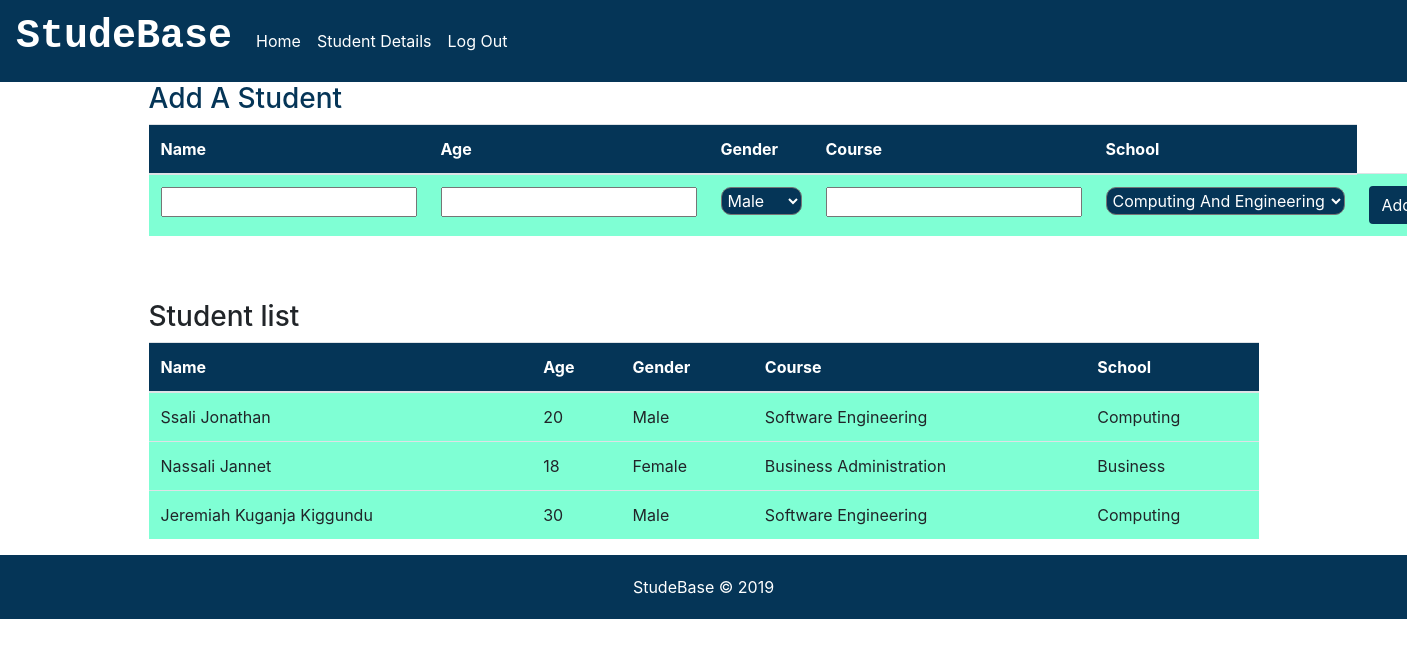
Screenshot of /users (signed in) with the database file from the repository.
### studeBase/models.py (models this page shows, shortened)
class Student(db.Model):
    id=db.Column(db.Integer,primary_key=True)
    name=db.Column(db.String(255),unique=True,nullable=False)
    age=db.Column(db.Integer(),nullable=False)
    gender=db.Column(db.Integer(),nullable=False)
    course=db.Column(db.String(255),nullable=False)
    school=db.Column(db.String(255),nullable=False)

### studeBase/routes.py (the view)
@app.route('/users')
@login_required
def UserDetails():
    students=Student.query.all()
    return render_template('users.html',title='Users',students=students)

### studeBase/models.py (called while the page is built)
@login_manager.user_loader
def load_user(id):
    return User.query.get(int(id))

### studeBase/templates/users.html (shortened to what this page needs)
{% extends 'layout.html' %}
{% block body%}
<div class="container">
        <h3 class="ech3">Add A Student</h3>
        <table class="table">
            <thead>
                <tr>
                    <th>Name</th>
                    <th>Age</th>
                    <th>Gender</th>
                    <th>Course</th>
                    <th>School</th>
                </tr>
            </thead>
            <tbody>
              <form action="/user/add" method="POST">
                <tr>
                        <td scope="row"><input type="text" name="name" id="" class=""></td>
                        <td><input type="number" name="age" id=""></td>
                        <td>
                            <select name="gender" id="">
                            <option value="">Male</option>
                            </select>
                        </td>
                        <td><input type="text" name="course" id=""></td>
                        <td>
                            <select name="school" id="">
                                <option value="">Computing  And Engineering</option>
                            </select>
                        </td>
                        <td><input type="submit" value="Add Student" class="btn mybtn"></td>
                    </tr>
              </form>
            </tbody>
        </table>
        <br><br>
        <h3>Student list</h3>
        <table class="table">
            <thead>
                    <tr>
                            <th>Name</th>
                            <th>Age</th>
                            <th>Gender</th>
                            <th>Course</th>
                            <th>School</th>
                        </tr>
            </thead>
            <tbody>
               {% for student in students %}
               <tr>
                    <td>{{student.name}}</td>
                    <td>{{student.age}}</td>
                    <td>{{student.gender}}</td>
                    <td>{{student.course}}</td>
                    <td>{{student.school}}</td>
                </tr>
               {% endfor %}
            </tbody>
        </table>
</div>
{% endblock %}

### studeBase/templates/layout.html (shortened to what this page needs)
<!DOCTYPE html>
<html lang="en">
<head>
    <link rel="stylesheet" href="{{url_for('static',filename='bootstrap.min.css')}}">
    <link rel="stylesheet" href="{{url_for('static',filename='main.css')}}">
</head>
<body>
 <nav class="navbar navbar-expand-sm navbar-dark" style="background-color: #053557;">
     <a class="navbar-brand" href="/"><h1>StudeBase</h1></a>
     <div class="collapse navbar-collapse" id="collapsibleNavId">
         <ul class="navbar-nav mr-auto mt-2 mt-lg-0">
            {% if current_user.is_authenticated %}
            <li class="nav-item active">
                    <a class="nav-link" href="/">Home</a>
            </li>
             <li class="nav-item active">
                 <a class="nav-link" href="/users">Student Details</a>
             </li>
             <li class="nav-item active">
                 <a href="/logout" class="nav-link">Log Out</a>
            {%else%}
                 <a class="nav-link" href="/login">Login</a>
            </li>
            {%endif%}
     </div>
 </nav>
 {% block body %}
 {% endblock %}
    <footer style="padding:20px">
       <center> StudeBase &copy; 2019</center>
    </footer>
</body>
</html>

### studeBase/static/main.css (style rules this page uses)
footer { background-color: #053557; color: white; }
.mybtn { color: white; background-color: #053557; color: white; }
nav h1 { font-family: 'Courier New', Courier, monospace; font-weight: bolder; }
select { background-color: #053557; color: white; padding: 2px; border-radius: 10px; }
thead { background-color: #053557; color: white; }
.ech3 { color: #053557; }
td { background-color: aquamarine; height: 16px; }

### rows the page displays
Student: name "Ssali Jonathan", age "20", gender "Male", course "Software Engineering", school "Computing"
Student: name "Nassali Jannet", age "18", gender "Female", course "Business Administration", school "Business"
Student: name "Jeremiah Kuganja Kiggundu", age "30", gender "Male", course "Software Engineering", school "Computing"
